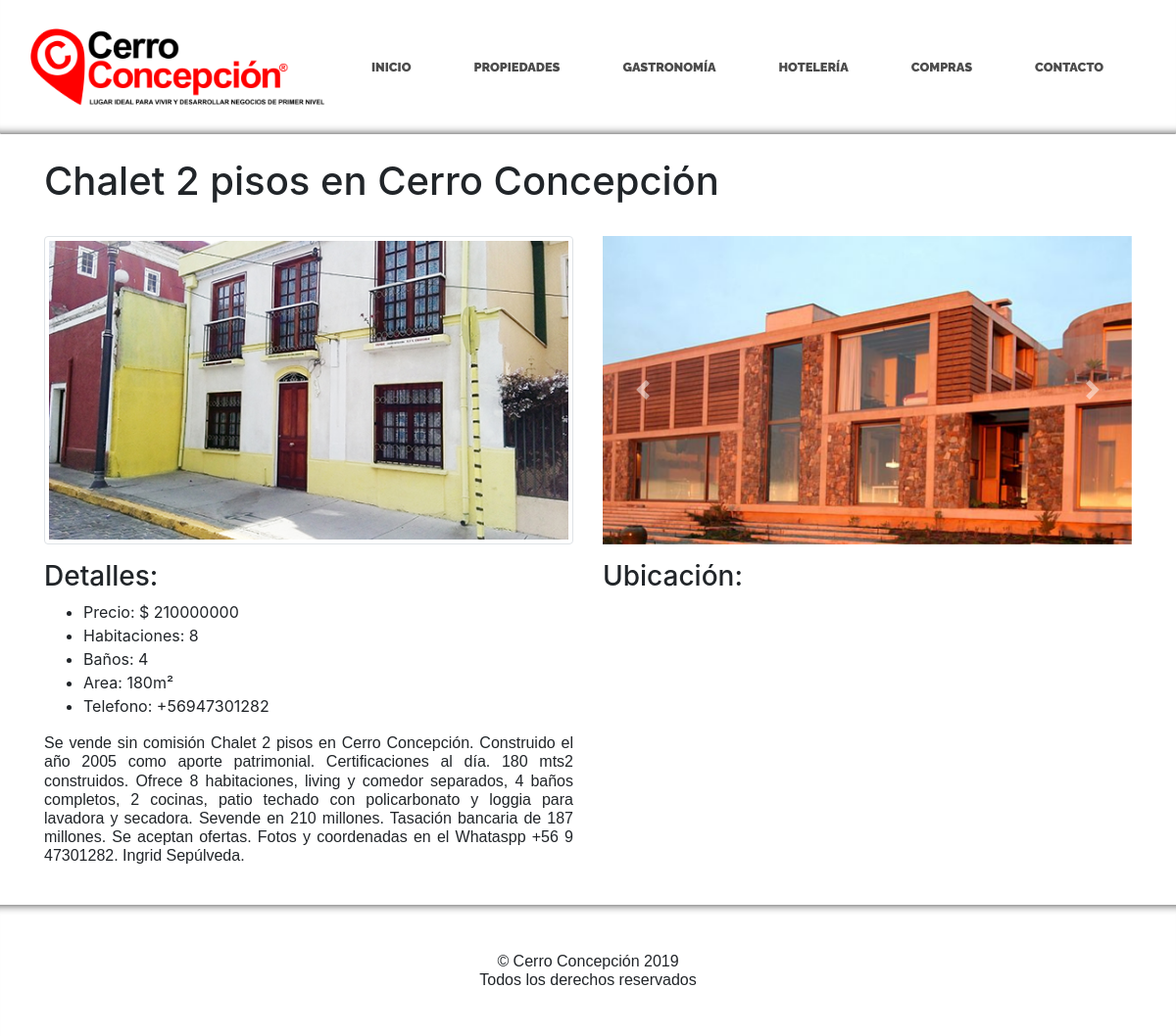
The app's page /estates/2/ with its own data.
### estate/models.py (models this page shows, shortened)
class Estate(models.Model):
    author = models.ForeignKey(User, verbose_name="Autor", on_delete=models.CASCADE)
    published = models.DateTimeField(verbose_name="Fecha de publicación", default=now)
    title = models.CharField(max_length=200, verbose_name="Título")
    content = models.TextField(verbose_name="Contenido")
    price = models.DecimalField(max_digits=9, decimal_places=0, verbose_name="Precio")
    room = models.SmallIntegerField(verbose_name="Habitaciones")
    bathroom = models.SmallIntegerField(verbose_name="Baños")
    area = models.SmallIntegerField(verbose_name="Área")
    phone_number = PhoneNumberField(verbose_name="Teléfono", blank=True, null=True)
    business = models.ForeignKey(Business, verbose_name="Negocio", on_delete=models.CASCADE, default=None)
    structure = models.ForeignKey(Structure, verbose_name="Estructura", on_delete=models.CASCADE, default=None)
    image_cover = models.ImageField(verbose_name='Imagen Portada' , upload_to='image_cover', blank=True, null=True)
    created = models.DateTimeField(auto_now_add=True, verbose_name="Fecha creación")
    updated = models.DateTimeField(auto_now=True, verbose_name="Fecha edición")
    class Meta:
        verbose_name = "Propiedad"
        verbose_name_plural = "Propiedades"
        ordering = ["-created"]

class EstateImages(models.Model):
    estate = models.ForeignKey(Estate,default=None, on_delete=models.CASCADE,related_name="images")
    file = models.ImageField(upload_to=get_image_filename, blank=True)

### estate/views.py (the view)
def estate_detail(request, pk):
    estate = get_object_or_404(Estate, pk=pk)
    images = EstateImages.objects.filter(estate=pk)
    try:
        selected_estate = Estate.objects.get(pk=pk)
    except (KeyError, Estate.DoesNotExists):
        return render(request, 'estate/estate_detail.html',{'estate':estate,'error_message':'No existe esta publicación',})
    else:
        return render(request, 'estate/estate_detail.html',{'estate':estate,'images':images})

### estate/templates/estate/estate_detail.html (shortened to what this page needs)
{% extends 'core/base.html' %}
{% load static %}
{% load bootstrap %}
{% block content %}
<div class="container">
    <div class="row">
        <div class="col-12 mt-4 mb-2">
            <h1>{{estate.title}}</h1><br>
            <div class="row">
                <div class="col-6">
                    <img class="img-thumbnail imgs-cover" src="{{estate.image_cover.url}}" alt="">
                </div>
                <div class="col-6">
                    <div id="imgsCarouselDetail" class="carousel slide" data-ride="carousel">
                        <ul class="carousel-indicators">
                        </ul>
                        <div class="carousel-inner">
                        {% for imgs in images %}
                            <div class="carousel-item {% if forloop.first %} active {% endif %}">
                                <a href="{{imgs.file.url}}" data-lightbox="images">
                                    <img class="imgs-estate" src="{% if imgs.file %}{{imgs.file.url}}{% else %}{% static 'core/img/no-image.png'%} {% endif%}">
                                </a>
                            </div>
                        {% endfor %}
                        </div>
                        <a class="carousel-control-prev" href="#imgsCarouselDetail" data-slide="prev"><span class="carousel-control-prev-icon"></span></a>
                        <a class="carousel-control-next" href="#imgsCarouselDetail" data-slide="next"><span class="carousel-control-next-icon"></span></a>
                    </div>
                </div>
            </div>
            <div class="row">
                <div class="col-6 mt-3">
                    <div>
                        <h3>Detalles:</h3>
                        <ul>
                            <li>Precio: $ {{ estate.price }}</li>
                            <li>Habitaciones: {{ estate.room }}</li>
                            <li>Baños: {{estate.bathroom}}</li>
                            <li>Area: {{estate.area}}m&sup2;</li>
                            <li>Telefono: {{estate.phone_number}}</li>
                        </ul>
                    </div>
                    <p class="text-justify">{{estate.content}}</p>
                </div>
                <div class="col-6 mt-3">
                    <h3>Ubicación:</h3>
                </div>
            </div>
        </div>
    </div>
</div>
{% endblock %}

### core/templates/core/base.html (shortened to what this page needs)
<!DOCTYPE html>
<html lang="en">
<head>
    {% load static %}
    <link href="{% static 'core/vendor/bootstrap/css/bootstrap.min.css' %}" rel="stylesheet">
    <link href="{% static 'core/vendor/font-awesome/css/font-awesome.min.css' %}" rel="stylesheet">
    <link href="{% static 'core/vendor/lightbox/css/lightbox.css' %}" rel="stylesheet">
    <link href="{% static 'core/vendor/dropzone/css/dropzone.css' %}" rel="stylesheet">
    <link href="{% static 'core/css/business-casual.css' %}" rel="stylesheet">
</head>
<body>
    <nav class="navbar navbar-expand-lg navbar-light py-lg-4" id="mainNav">
      <div class="container-fluid">
        <div class="collapse navbar-collapse" id="navbarResponsive">
          <a class="navbar-brand" href="#">
            <img src="{% static 'core/img/logo.png' %}" alt="Logo" style="width:300px;">
          </a>
          <ul class="navbar-nav">
            <li class="nav-item px-lg-4">
              <a class="nav-link text-uppercase text-expanded" href="{% url 'home' %}">INICIO</a>
            </li>
            <li class="nav-item px-lg-4">
              <a class="nav-link text-uppercase text-expanded" href="{% url 'estates' %}">PROPIEDADES</a>
            </li>
            <li class="nav-item px-lg-4">
              <a class="nav-link text-uppercase text-expanded" href="#">GASTRONOMÍA</a>
            </li>
            <li class="nav-item px-lg-4">
              <a class="nav-link text-uppercase text-expanded" href="#">HOTELERÍA</a>
            </li>
            <li class="nav-item px-lg-4">
              <a class="nav-link text-uppercase text-expanded" href="#">COMPRAS</a>
            </li>
            <li class="nav-item px-lg-4">
              <a class="nav-link text-uppercase text-expanded" href="#">CONTACTO</a>
            </li>
          </ul>
        </div>
      </div>
    </nav>
    {% block content %}{% endblock %}
    <footer class="footer text-faded text-center py-5 mt-3">
      <div class="container">
        <p class="m-0 mbt1">&copy; Cerro Concepción 2019</p>
        <p class="m-0 mbt1">Todos los derechos reservados</p>
      </div>
  	</footer>
</body>
</html>

### core/static/core/css/business-casual.css (style rules this page uses)
p { line-height: 1.75; font-family: Arial, Helvetica, sans-serif; font-size: 1rem; line-height: 1.2rem; }
#mainNav { background-color:rgba(255, 255, 255, 0.9); font-family: 'Raleway'; -moz-box-shadow: inset 0 -10px 10px -10px #363636; -webkit-box-shadow: inset 0 -10px 10px -10px #363636; box-shadow: inset 0 -10px 10px -10px #363636; border-radius: 1px; }
#mainNav .navbar-brand { color: #e6a756; }
#mainNav .navbar-nav .nav-item .nav-link { color: rgba(0, 0, 0, 0.7); font-weight: 900; }
@media (min-width: 992px) { #mainNav .navbar-nav .nav-item .nav-link { font-size: 0.8rem; } }
.carousel-inner img { width: 100%; height: 100%; }
.footer { background-color: rgba(255, 255, 255, 0.9); -moz-box-shadow: inset 0 10px 10px -10px #363636; -webkit-box-shadow: inset 0 10px 10px -10px #363636; box-shadow: inset 0 10px 10px -10px #363636; }
#imgsCarouselDetail .imgs-estate { width: 100%; height: 26.2vw; object-fit: cover; }
.imgs-cover { width: 100%; height: 26.2vw; object-fit: cover; }

### records on screen
Estate: title "Chalet 2 pisos en Cerro Concepción", image_cover (picture), price "210000000", room "8", bathroom "4", area "180", phone_number "+56947301282", content "Se vende sin comisión Chalet 2 pisos en Cerro Concepción. Construido el año 2005 como aporte patrimonial. Certificaciones al día. 180 mts2 construidos. Ofrece 8 habitaciones, living y comedor separados, 4 baños completos, 2 cocinas, patio techado con policarbonato y loggia para lavadora y secadora. Sevende en 210 millones. Tasación bancaria de 187 millones. Se aceptan ofertas. Fotos y coordenadas en el Whataspp +56 9 47301282. Ingrid Sepúlveda."
EstateImages: file (picture)
